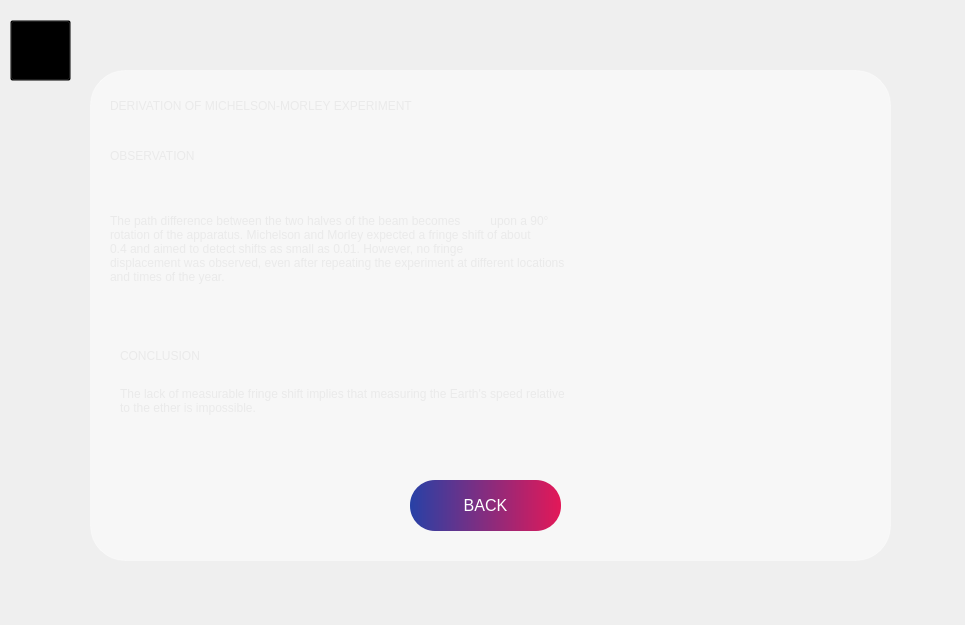
<?xml version="1.0" encoding="UTF-8"?>
<ui version="4.0">
 <class>MainWindow</class>
 <widget class="QMainWindow" name="MainWindow">
  <property name="geometry">
   <rect>
    <x>0</x>
    <y>0</y>
    <width>965</width>
    <height>625</height>
   </rect>
  </property>
  <property name="windowTitle">
   <string>MainWindow</string>
  </property>
  <widget class="QWidget" name="centralwidget">
   <widget class="QLabel" name="label">
    <property name="geometry">
     <rect>
      <x>0</x>
      <y>0</y>
      <width>971</width>
      <height>641</height>
     </rect>
    </property>
    <property name="text">
     <string/>
    </property>
    <property name="pixmap">
     <pixmap>codioful-formerly-gradienta-n2XqPm7Bqhk-unsplash.jpg</pixmap>
    </property>
    <property name="scaledContents">
     <bool>true</bool>
    </property>
   </widget>
   <widget class="QLabel" name="label_2">
    <property name="geometry">
     <rect>
      <x>90</x>
      <y>70</y>
      <width>801</width>
      <height>491</height>
     </rect>
    </property>
    <property name="styleSheet">
     <string notr="true">background-color: rgba(255, 255, 255, 127); 
border-radius: 35px;
border: 1px solid rgba(255, 255, 255, 76); </string>
    </property>
    <property name="text">
     <string/>
    </property>
   </widget>
   <widget class="QPushButton" name="pushButton_HOME">
    <property name="geometry">
     <rect>
      <x>10</x>
      <y>20</y>
      <width>61</width>
      <height>61</height>
     </rect>
    </property>
    <property name="styleSheet">
     <string notr="true">
QPushButton {
    background-color: transparent;
}

QPushButton:hover {
    background-color: rgba(255, 255, 255, 0.2);
    border-radius: 25px;
    border: 1px solid rgba(255, 255, 255, 0.3);
    font-size: 16px;
    color: white;
}

QPushButton:pressed {
    background-color: rgba(255, 255, 255, 0.3); 
    border: 1px solid rgba(255, 255, 255, 0.5); 
    transform: scale(0.95); 
}
</string>
    </property>
    <property name="text">
     <string/>
    </property>
    <property name="icon">
     <iconset>
      <normaloff>[CITYPNG.COM]House Line White Icon - 500x500.png</normaloff>[CITYPNG.COM]House Line White Icon - 500x500.png</iconset>
    </property>
    <property name="iconSize">
     <size>
      <width>50</width>
      <height>50</height>
     </size>
    </property>
   </widget>
   <widget class="QLabel" name="label_4">
    <property name="geometry">
     <rect>
      <x>110</x>
      <y>180</y>
      <width>771</width>
      <height>151</height>
     </rect>
    </property>
    <property name="styleSheet">
     <string notr="true">color:rgb(234, 234, 234);
font: 75 12pt &quot;MS Shell Dlg 2&quot;;
</string>
    </property>
    <property name="text">
     <string>The path difference between the two halves of the beam becomes         upon a 90°  
rotation of the apparatus. Michelson and Morley expected a fringe shift of about  
0.4 and aimed to detect shifts as small as 0.01. However, no fringe  
displacement was observed, even after repeating the experiment at different locations  
and times of the year.  
</string>
    </property>
    <property name="scaledContents">
     <bool>false</bool>
    </property>
   </widget>
   <widget class="QLabel" name="label_3">
    <property name="geometry">
     <rect>
      <x>110</x>
      <y>80</y>
      <width>771</width>
      <height>51</height>
     </rect>
    </property>
    <property name="styleSheet">
     <string notr="true">color:rgb(234, 234, 234);
font: 18pt &quot;MS Shell Dlg 2&quot;;</string>
    </property>
    <property name="text">
     <string>DERIVATION OF MICHELSON-MORLEY EXPERIMENT</string>
    </property>
   </widget>
   <widget class="QPushButton" name="pushButton_2">
    <property name="geometry">
     <rect>
      <x>410</x>
      <y>480</y>
      <width>151</width>
      <height>51</height>
     </rect>
    </property>
    <property name="styleSheet">
     <string notr="true">QPushButton {
    background: qlineargradient(x1:0, y1:0, x2:1, y2:0, stop:0 #2741a6, stop:1 #e31858);
    border-radius: 25px;
	font-size: 16px;
    color: white;
    padding: 10px 20px;
}

QPushButton:hover {
    background: qlineargradient(x1:0, y1:0, x2:1, y2:0, stop:0 #e31858, stop:1 #2741a6);
}
</string>
    </property>
    <property name="text">
     <string>BACK</string>
    </property>
   </widget>
   <widget class="QLabel" name="label_5">
    <property name="geometry">
     <rect>
      <x>110</x>
      <y>130</y>
      <width>191</width>
      <height>51</height>
     </rect>
    </property>
    <property name="styleSheet">
     <string notr="true">color:rgb(234, 234, 234);
font: 16pt &quot;MS Shell Dlg 2&quot;;</string>
    </property>
    <property name="text">
     <string>OBSERVATION</string>
    </property>
   </widget>
   <widget class="QLabel" name="label_6">
    <property name="geometry">
     <rect>
      <x>710</x>
      <y>170</y>
      <width>41</width>
      <height>41</height>
     </rect>
    </property>
    <property name="text">
     <string/>
    </property>
    <property name="pixmap">
     <pixmap>lagrida_latex_editor (29).png</pixmap>
    </property>
   </widget>
   <widget class="QLabel" name="label_7">
    <property name="geometry">
     <rect>
      <x>120</x>
      <y>380</y>
      <width>761</width>
      <height>41</height>
     </rect>
    </property>
    <property name="styleSheet">
     <string notr="true">color:rgb(234, 234, 234);
font: 75 12pt &quot;MS Shell Dlg 2&quot;;
</string>
    </property>
    <property name="text">
     <string>The lack of measurable fringe shift implies that measuring the Earth's speed relative 
to the ether is impossible.  </string>
    </property>
    <property name="scaledContents">
     <bool>false</bool>
    </property>
   </widget>
   <widget class="QLabel" name="label_8">
    <property name="geometry">
     <rect>
      <x>120</x>
      <y>330</y>
      <width>191</width>
      <height>51</height>
     </rect>
    </property>
    <property name="styleSheet">
     <string notr="true">color:rgb(234, 234, 234);
font: 16pt &quot;MS Shell Dlg 2&quot;;</string>
    </property>
    <property name="text">
     <string>CONCLUSION</string>
    </property>
   </widget>
  </widget>
 </widget>
 <resources/>
 <connections/>
</ui>
